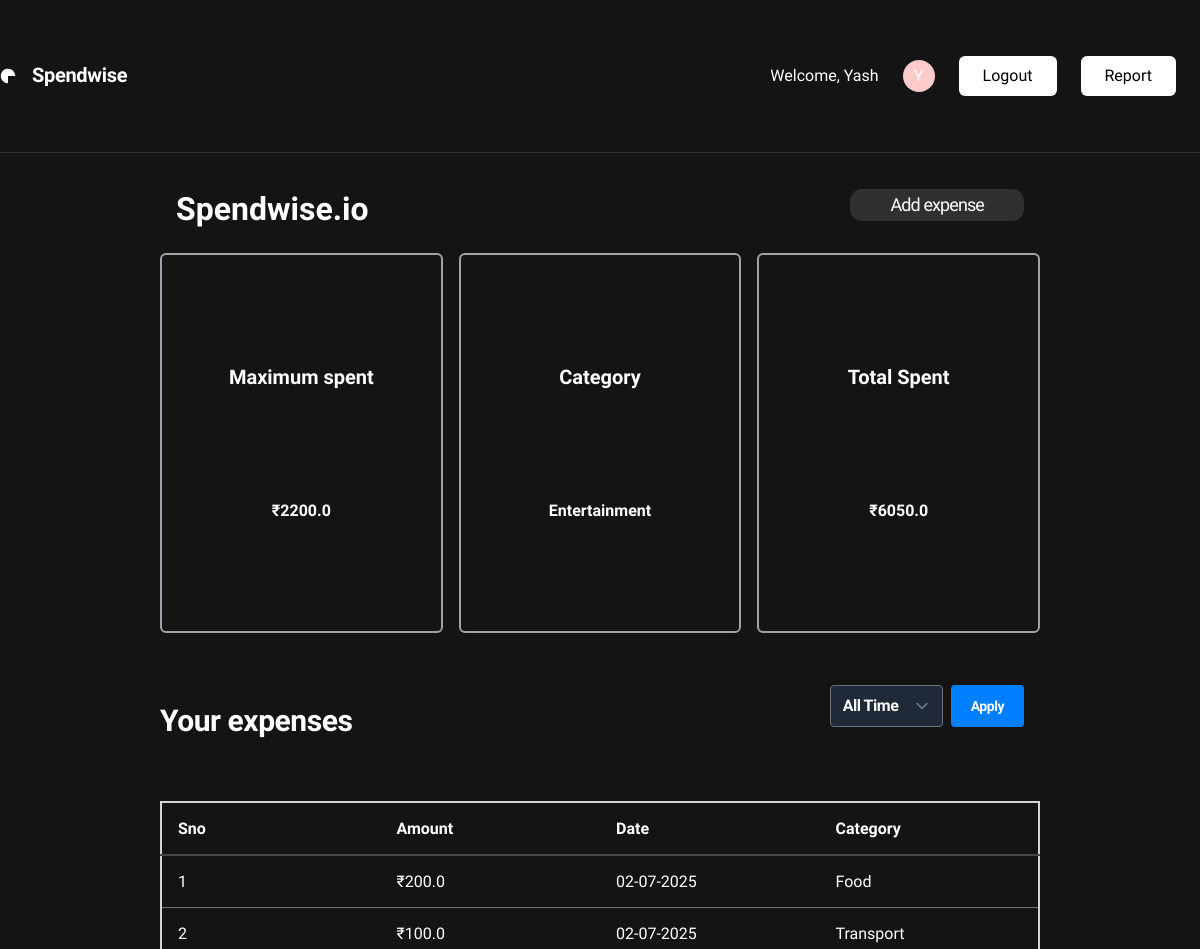
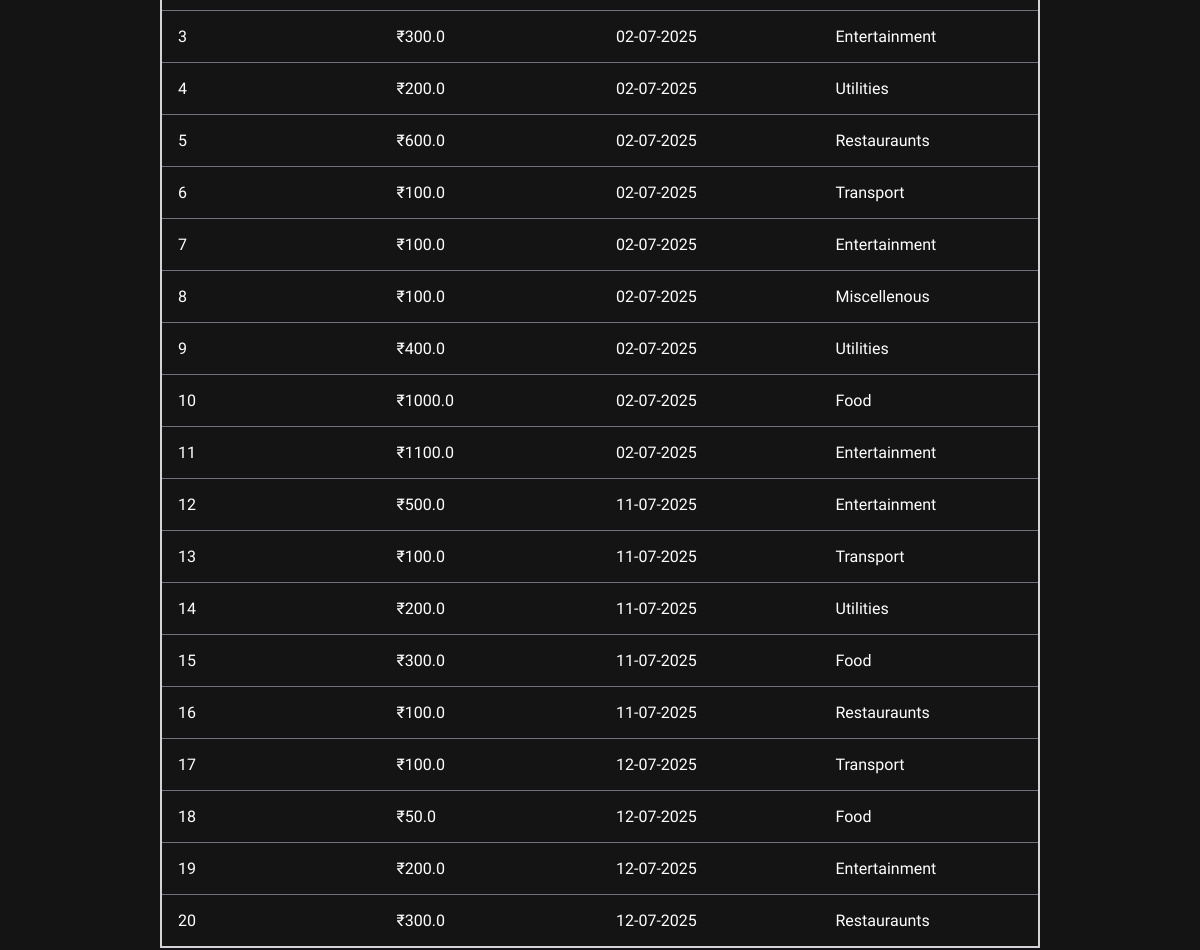
The page /dashboard (signed in) on the database its author committed (2 pictures, top to bottom).
### app.py (models this page shows, shortened)
class User(UserMixin ,db.Model):
    id = db.Column(db.Integer, primary_key=True)
    name = db.Column(db.String(50), nullable=False)
    email = db.Column(db.String(150), unique=True)
    password = db.Column(db.String(200), nullable=False)
    expenses = db.relationship('Expense', backref='user', lazy=True)

class Expense(db.Model):
    id = db.Column(db.Integer, primary_key=True)
    amount = db.Column(db.Float, nullable=False)
    date = db.Column(db.DateTime, nullable=False, default=datetime.utcnow)
    category = db.Column(db.String(50), nullable=False)
    note = db.Column(db.String(200))
    user_id = db.Column(db.Integer, db.ForeignKey('user.id'), nullable=False)
    def to_dict(self):
        return {
            'id': self.id,
            'category': self.category,
            'amount': self.amount,
            'date':self.date.strftime('%d-%m-%Y')
        }

### app.py (the view)
@app.route('/dashboard', methods=['GET','POST'])
@login_required
def dashboard():
    timeSpan = request.args.get('range', '')
    query = Expense.query.filter_by(user_id=current_user.id)
    today = date.today()
    if timeSpan == 'today':
        start = datetime.combine(today, datetime.min.time())
        end = datetime.combine(today, datetime.max.time())
        query = query.filter(Expense.date >= start, Expense.date <= end)
    elif timeSpan == 'week':
        week_ago = today - timedelta(days=7)
        query = query.filter(Expense.date >= week_ago)
    elif timeSpan == 'month':
        month_ago = today - timedelta(days=30)
        query = query.filter(Expense.date >= month_ago)
    data = [e.to_dict() for e in query]
    category_totals = dash_func(data)
    if category_totals:
        max_key = max(category_totals, key=category_totals.get)
        max_val = category_totals[max_key]
    else:
        max_key = "N/A"
        max_val = 0
    return render_template('dashboard.html',
                           category=max_key,
                           value=max_val,
                           data=data,
                           selected_range=timeSpan)

### app.py (called while the page is built)
def dash_func(expenses):
    category_totals = {}
    for e in expenses:
        cat = e['category']
        amt = e['amount']
        category_totals[cat] = category_totals.get(cat, 0) + amt
    return category_totals

@login_manager.user_loader
def load_user(user_id):
    return User.query.get(int(user_id))

### templates/dashboard.html (shortened to what this page needs)
<html>
<head>
  <script src="https://cdn.tailwindcss.com?plugins=forms,container-queries"></script>
</head>
<body>
  <div class="relative flex size-full min-h-screen flex-col bg-[#141414] dark group/design-root overflow-x-hidden"
    style="font-family: 'Work Sans', 'Noto Sans', sans-serif">
    <div class="layout-container flex h-full grow flex-col">
      <header class="flex items-center items-center justify-between border-b border-solid border-b-[#303030]">
        <div class="flex items-center gap-4 text-white">
          <div class="size-4">
          </div>
          <a href="/" class="text-white text-xl font-bold leading-tight tracking-[-0.015em]">Spendwise</a>
        </div>
        <div class="flex justify-between items-center h-[8vh] p-6 ">
          {% if current_user.is_authenticated %}
          <div class="flex items-center justify-between gap-6">
            <div class="flex items-center justify-center text-white">Welcome, {{current_user.name}}</div>
            <div class="flex items-center justify-center">
              <div class="flex bg-red-200 rounded-full text-white w-8 h-8 items-center justify-center">
                {{current_user.name[0]|upper}}</div>
            </div>
            <div class="flex items-center justify-center">
              <form action="/logout" method="post" class="flex items-center justify-center my-2"><input type="submit"
                  value="Logout" class="bg-white text-black rounded-md px-6 py-2"></form>
            </div>
            <div class="flex items-center justify-center">
              <a href="/reports" class="bg-white text-black rounded-md px-6 py-2">Report</a>
            </div>
          </div>
          {% endif%}
        </div>
      </header>
      <div class="px-40 flex flex-1 justify-center py-5">
        <div class="layout-content-container flex flex-col max-w-[960px] flex-1">
          <div class="flex flex-wrap justify-between gap-3 p-4">
            <p class="text-white tracking-light text-[32px] font-bold leading-tight min-w-72">
              Spendwise.io
            </p>
            <a href="/add">
              <button
                class="flex min-w-[84px] max-w-[480px] cursor-pointer items-center justify-center overflow-hidden rounded-xl h-8 px-4 bg-[#303030] text-white text-sm font-medium leading-normal">
                <span class="text-lg py-4 px-6 tracking-tighter">Add expense</span>
              </button>
            </a>
          </div>
          {% if data|length == 0 %}
          <div
            class="flex border-2 border-dashed border-[#303030] h-1/2 w-full bg-transparent rounded-lg justify-center items-center">
            <h1 class="text-white text-3xl tracking-tighter">
              Enter expenses to start
            </h1>
          </div>
          {% else %}
          <div class="flex w-full h-[20vh] justify-center gap-4 items-center my-2">
            <div
              class="delay-100 hover:bg-[#303030] transition-all transform hover:-translate-y-4 ease-in-out dash-cards rounded-md border-2 border-zinc-400 flex flex-col justify-evenly items-center h-full w-1/3 text-white">
              <p class="text-xl font-extrabold">Maximum spent</p>
              <p class="font-extrabold">&#8377;{{value}}</p>
            </div>
            <div
              class="delay-100 hover:bg-[#303030] transition-all transform hover:-translate-y-4 ease-in-out dash-cards rounded-md border-2 border-zinc-400 flex flex-col justify-evenly text-white items-center h-full w-1/3 ">
              <p class="text-xl font-extrabold ">Category</p>
              <p class="font-extrabold">{{category}}</p>
            </div>
            <div
              class="delay-100 hover:bg-[#303030] transition-all transform hover:-translate-y-4 ease-in-out dash-cards rounded-md border-2 border-zinc-400 flex flex-col justify-evenly text-white items-center h-full w-1/3 ">
              <p class="text-xl font-extrabold">Total Spent </p>
              <p class="font-extrabold">&#8377;{{data|sum(attribute = 'amount')}}</p>
            </div>
          </div>
          {% endif %}
          <div
            class="flex justify-between items-center text-white text-3xl font-bold leading-tight tracking-[-0.015em] my-8">
            <h1>Your expenses</h1>
            <div class="flex max-w-[480px] gap-4 px-4 py-3">
              <form action="/dashboard" method="get" class="flex gap-2">
                <select name="range" class="rounded px-3 py-2 bg-gray-800 text-white">
                  <option value="all" {% if selected_range=='all' %}selected{% endif %}>All Time</option>
                </select>
                <button type="submit" class="bg-[#007FFF] py-2 px-5 text-white rounded text-sm ">Apply</button>
              </form>
            </div>
          </div>
          <div class="expense-table text-white w-full min-h-1/2 rounded-xl">
            {% if data|length == 0 %}
            <div
              class="w-full h-64 text-2xl font-bold text-white rounded-xl flex flex-col justify-center items-center border-2 border-[#474747]">
              <h1>No records</h1>
              <p class="font-light">
                Add some expenses to get started
              </p>
            </div>
            {% else %}
            <table class="w-full border-2 border-zinc-300">
              <thead class="border-b-2 border-[#474747]">
                <tr class="w-full h-10">
                  <th class="text-white p-4 text-left">Sno</th>
                  <th class="text-white p-4 text-left">Amount</th>
                  <th class="text-white p-4 text-left">Date</th>
                  <th class="text-white p-4 text-left">Category</th>
                </tr>
              </thead>
              <tbody class="">
                {% for exp in data %}
                <tr class="w-full h-10 border-b border-1 border-zinc-500">
                  <td class="text-white p-4 w-1/4">{{loop.index}}</td>
                  <td class="text-white p-4 w-1/4">&#8377;{{exp.amount}}</td>
                  <td class="text-white p-4 w-1/4">{{exp.date}}</td>
                  <td class="text-white p-4 w-1/4">{{exp.category}}</td>
                </tr>
                {% endfor %}
              </tbody>
            </table>
            {% endif %}
          </div>
        </div>
      </div>
    </div>
  </div>
</body>
</html>

### rows shown on the page
User: name "Yash", name "Y"
Expense: category "Entertainment", amount "300.0", date "02-07-2025"
Expense: amount "200.0", date "02-07-2025", category "Food"
Expense: amount "100.0", date "02-07-2025", category "Transport"
Expense: amount "200.0", date "02-07-2025", category "Utilities"
Expense: amount "600.0", date "02-07-2025", category "Restauraunts"
Expense: amount "100.0", date "02-07-2025", category "Transport"
Expense: amount "100.0", date "02-07-2025", category "Entertainment"
Expense: amount "100.0", date "02-07-2025", category "Miscellenous"
Expense: amount "400.0", date "02-07-2025", category "Utilities"
Expense: amount "1000.0", date "02-07-2025", category "Food"
Expense: amount "1100.0", date "02-07-2025", category "Entertainment"
Expense: amount "500.0", date "11-07-2025", category "Entertainment"
Expense: amount "100.0", date "11-07-2025", category "Transport"
Expense: amount "200.0", date "11-07-2025", category "Utilities"
Expense: amount "300.0", date "11-07-2025", category "Food"
Expense: amount "100.0", date "11-07-2025", category "Restauraunts"
Expense: amount "100.0", date "12-07-2025", category "Transport"
Expense: amount "50.0", date "12-07-2025", category "Food"
Expense: amount "200.0", date "12-07-2025", category "Entertainment"
Expense: amount "300.0", date "12-07-2025", category "Restauraunts"

### other values the page prints
{{ value }} "2200.0"
{{ data|sum(attribute = 'amount') }} "6050.0"
